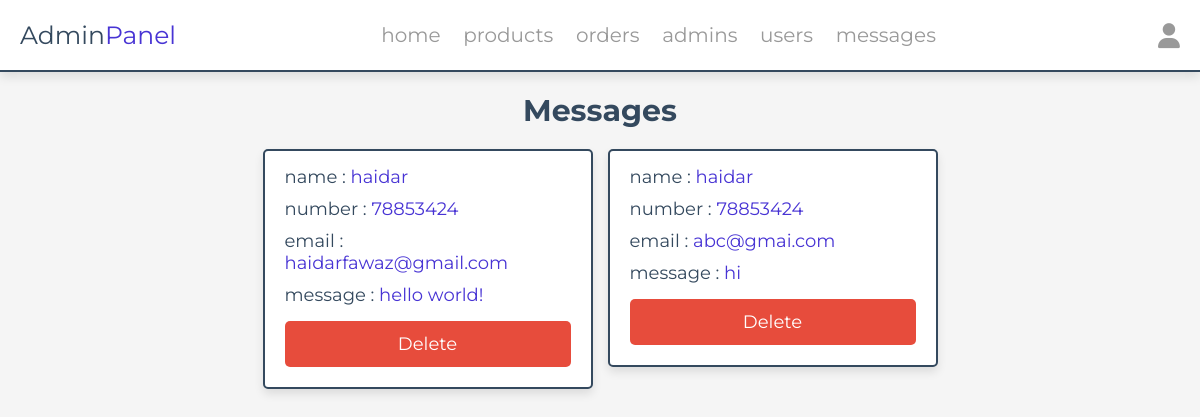
/admin/messages.php (signed in), run on the app's committed database.
### tables this page shows
CREATE TABLE `messages` (
  `id` int(100) NOT NULL,
  `user_id` int(100) NOT NULL,
  `name` varchar(100) NOT NULL,
  `email` varchar(100) NOT NULL,
  `number` varchar(12) NOT NULL,
  `message` varchar(500) NOT NULL
);

### admin/messages.php (the view, shortened to what this page needs)
<?php
include '../components/connect.php';
?>
<!DOCTYPE html>
<html lang="en">
<head>
   <link rel="stylesheet" href="https://cdnjs.cloudflare.com/ajax/libs/font-awesome/6.1.1/css/all.min.css">
   <link rel="stylesheet" href="../css/admin_style.css">
</head>
<body>
<?php include '../components/admin_header.php' ?>
<section class="messages">
   <h1 class="heading">messages</h1>
   <div class="box-container">
   <?php
      $select_messages = $conn->prepare("SELECT * FROM `messages`");
      $select_messages->execute();
      if($select_messages->rowCount() > 0){
         while($fetch_messages = $select_messages->fetch(PDO::FETCH_ASSOC)){
   ?>
   <div class="box">
      <p> name : <span><?= $fetch_messages['name']; ?></span> </p>
      <p> number : <span><?= $fetch_messages['number']; ?></span> </p>
      <p> email : <span><?= $fetch_messages['email']; ?></span> </p>
      <p> message : <span><?= $fetch_messages['message']; ?></span> </p>
      <a href="messages.php?delete=<?= $fetch_messages['id']; ?>" class="delete-btn" onclick="return confirm('delete this message?');">delete</a>
   </div>
   <?php
         }
      }else{
         echo '<p class="empty">you have no messages</p>';
      }
   ?>
   </div>
</section>
</body>
</html>

### css/admin_style.css (style rules this page uses)
:root { --main-color:#4834d4; --red:#e74c3c; --orange:#f39c12; --black:#34495e; --white:#fff; --light-bg:#f5f5f5; --light-color:#999; --border:.2rem solid var(--black); --box-shadow:0 .5rem 1rem rgba(0,0,0,.1); }
* { font-family: 'Montserrat', sans-serif; margin:0; padding:0; box-sizing: border-box; text-decoration: none; outline: none; border:none; }
html { font-size: 62.5%; overflow-x: hidden; }
body { background-color: var(--light-bg); }
section { max-width: 1200px; margin:0 auto; padding:2rem; }
.btn, .delete-btn, .option-btn { display: block; margin-top: 1rem; border-radius: .5rem; cursor: pointer; width: 100%; font-size: 1.8rem; color:var(--white); padding:1.2rem 3rem; text-transform: capitalize; text-align: center; }
.delete-btn { background-color: var(--red); }
.heading { text-align: center; margin-bottom: 2rem; text-transform: capitalize; color:var(--black); font-size: 3rem; }
.messages .box-container { display: grid; grid-template-columns: repeat(auto-fit, 33rem); gap:1.5rem; justify-content: center; align-items: flex-start; }
.messages .box-container .box { background-color: var(--white); border-radius: .5rem; box-shadow: var(--box-shadow); border:var(--border); padding:2rem; padding-top: 1rem; }
.messages .box-container .box p { padding: .5rem 0; font-size: 1.8rem; color:var(--black); }
.messages .box-container .box p span { color:var(--main-color); }

### data on the page
messages: name "haidar", number "78853424", email "haidarfawaz@gmail.com", message "hello world!"
messages: name "haidar", number "78853424", email "abc@gmai.com", message "hi"
